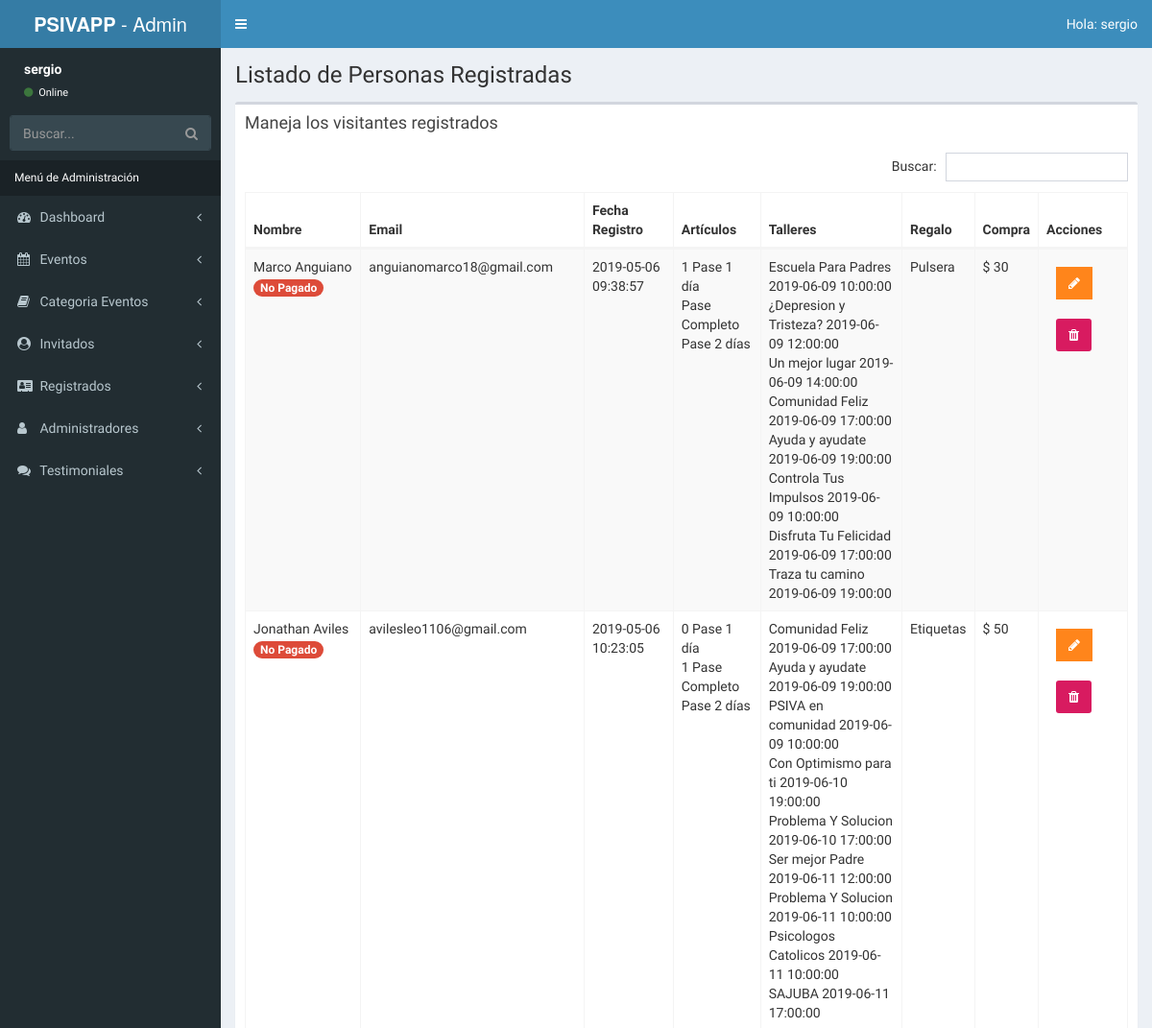
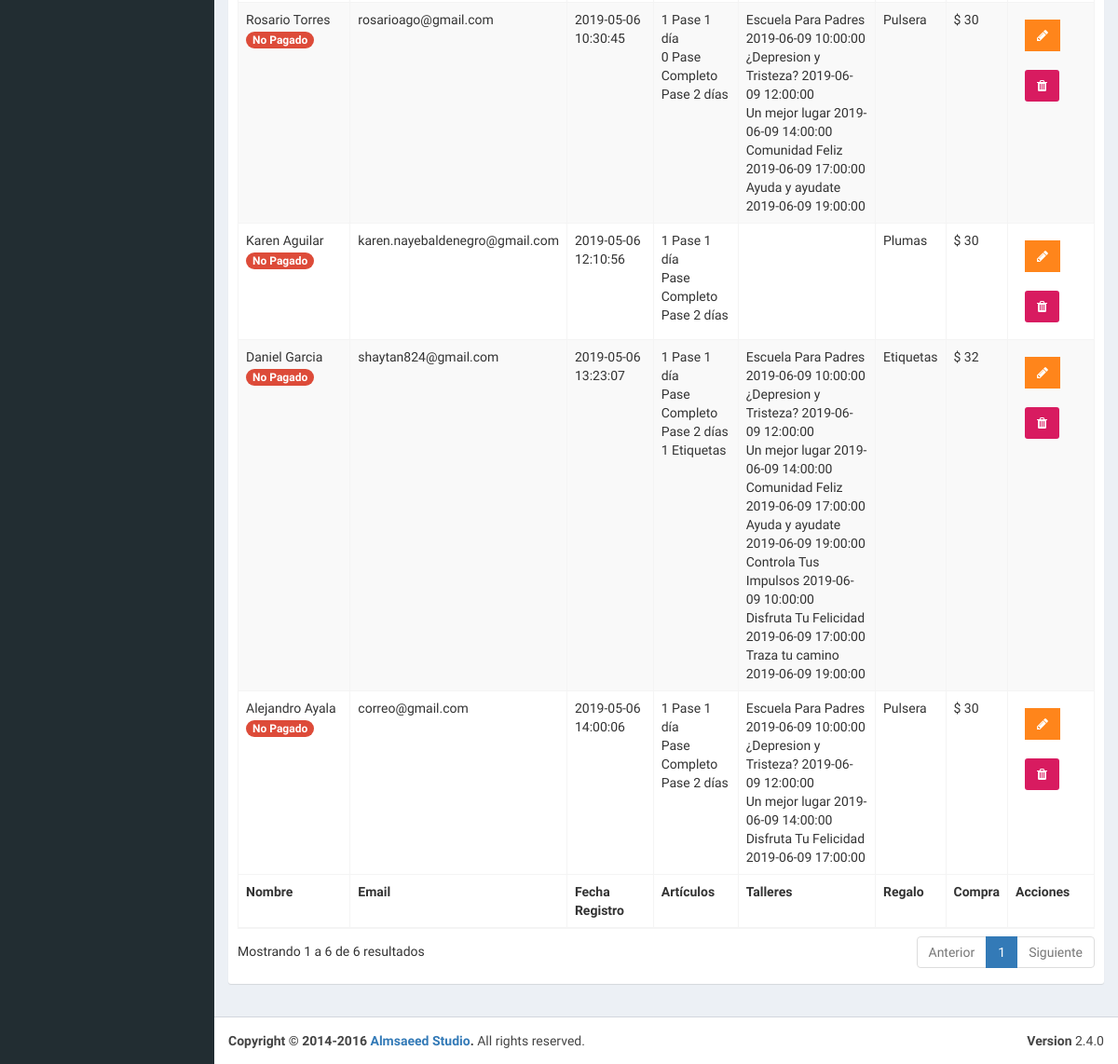
The app's page /admin/lista-registrados.php (signed in) with its own data (2 pictures, top to bottom).
### tables this page shows
CREATE TABLE `registrados` (
  `ID_Registrado` bigint(20) unsigned NOT NULL AUTO_INCREMENT,
  `nombre_registrado` varchar(50) NOT NULL,
  `apellido_registrado` varchar(50) NOT NULL,
  `email_registrado` varchar(100) NOT NULL,
  `fecha_registro` datetime NOT NULL,
  `pases_articulos` longtext NOT NULL,
  `talleres_registrados` longtext NOT NULL,
  `regalo` int(11) NOT NULL,
  `total_pagado` varchar(50) NOT NULL,
  `pagado` int(11) NOT NULL,
  PRIMARY KEY (`ID_Registrado`),
  KEY `regalo` (`regalo`),
  CONSTRAINT `registrados_ibfk_1` FOREIGN KEY (`regalo`) REFERENCES `regalos` (`ID_regalo`)
);

CREATE TABLE `eventos` (
  `evento_id` tinyint(10) NOT NULL AUTO_INCREMENT,
  `nombre_evento` varchar(60) NOT NULL,
  `fecha_evento` date NOT NULL,
  `hora_evento` time NOT NULL,
  `id_cat_evento` tinyint(10) NOT NULL,
  `id_inv` tinyint(4) NOT NULL,
  `clave` varchar(10) NOT NULL,
  `editado` timestamp NOT NULL DEFAULT CURRENT_TIMESTAMP ON UPDATE CURRENT_TIMESTAMP,
  PRIMARY KEY (`evento_id`),
  KEY `id_cat_evento` (`id_cat_evento`),
  KEY `id_inv` (`id_inv`),
  CONSTRAINT `eventos_ibfk_1` FOREIGN KEY (`id_cat_evento`) REFERENCES `categoria_evento` (`id_categoria`),
  CONSTRAINT `eventos_ibfk_2` FOREIGN KEY (`id_inv`) REFERENCES `invitados` (`invitado_id`)
);

CREATE TABLE `regalos` (
  `ID_regalo` int(11) NOT NULL AUTO_INCREMENT,
  `nombre_regalo` varchar(50) NOT NULL,
  PRIMARY KEY (`ID_regalo`)
);

### admin/lista-registrados.php (the view, shortened to what this page needs)
<?php
        include_once 'funciones/funciones.php';
        include_once 'templates/header.php';
        include_once 'templates/barra.php';
        include_once 'templates/navegacion.php';
?>
  <div class="content-wrapper">
    <section class="content-header">
          <h1>
            Listado de Personas Registradas
          </h1>
    </section>
    <section class="content">
      <div class="row">
        <div class="col-xs-12">
          <div class="box">
            <div class="box-header">
              <h3 class="box-title">Maneja los visitantes registrados</h3>
            </div>
            <div class="box-body">
              <table id="registros" class="table table-bordered table-striped">
                <thead>
                <tr>
                  <th>Nombre</th>
                  <th>Email</th>
                  <th>Fecha Registro</th>
                  <th>Artículos</th>
                  <th>Talleres</th>
                  <th>Regalo</th>
                  <th>Compra</th>
                  <th>Acciones</th>
                </tr>
                </thead>
                <tbody>
                        <?php
                            try {
                                $sql = "SELECT registrados.*, regalos.nombre_regalo FROM registrados ";
                                $sql .= " JOIN regalos ";
                                $sql .= " ON registrados.regalo = regalos.ID_regalo ";
                                $resultado = $conn->query($sql);
                            } catch (Exception $e) {
                                $error = $e->getMessage();
                                echo $error;
                            }
                            while($registrado = $resultado->fetch_assoc() ) { ?>
                                <tr>
                                    <td>
                                        <?php echo $registrado['nombre_registrado'] . " " . $registrado['apellido_registrado'];
                                             $pagado = $registrado['pagado'];
                                             if($pagado) {
                                                  echo '<span class="badge bg-green">Pagado</span>';
                                             } else {
                                                 echo '<span class="badge bg-red">No Pagado</span>';
                                             }
                                        ?>
                                    </td>
                                    <td><?php echo $registrado['email_registrado']; ?></td>
                                    <td><?php echo $registrado['fecha_registro']; ?></td>
                                    <td>
                                        <?php
                                            $articulos = json_decode($registrado['pases_articulos'], true);
                                            $arreglo_articulos = array(
                                                'un_dia' => 'Pase 1 día',
                                                'pase_2dias' => 'Pase 2 días',
                                                'pase_completo' => 'Pase Completo',
                                                'camisas' => 'Camisas',
                                                'etiquetas' => 'Etiquetas'
                                            );
                                            foreach($articulos as $llave => $articulo) {
                                                if(array_key_exists('cantidad', $articulo)) {
                                                    echo  $articulo['cantidad'] . " " . $arreglo_articulos[$llave]. "<br>";
                                                } else {
                                                    echo  $articulo . " " . $arreglo_articulos[$llave]. "<br>";
                                                }
                                            }
                                        ?>
                                    </td>
                                    <td>
                                        <?php   $eventos_resultado =  $registrado['talleres_registrados'];
                                                $talleres = json_decode($eventos_resultado, true);
                                                $talleres = implode("', '", $talleres['eventos']);
                                                $sql_talleres = "SELECT nombre_evento, fecha_evento, hora_evento FROM eventos WHERE clave IN  ('$talleres') OR evento_id IN ('$talleres') ";
                                                $resultado_talleres = $conn->query($sql_talleres);
                                                while($eventos = $resultado_talleres->fetch_assoc()) {
                                                    echo $eventos['nombre_evento'] . " " . $eventos['fecha_evento'] . " " . $eventos['hora_evento'] . "<br>";
                                                }
                                        ?>
                                    </td>
                                    <td><?php echo $registrado['nombre_regalo']; ?></td>
                                    <td>$ <?php echo (float) $registrado['total_pagado']; ?></td>
                                    <td>
                                        <a href="editar-registro.php?id=<?php echo $registrado['ID_Registrado']; ?>" class="btn bg-orange btn-flat margin">
                                            <i class="fa fa-pencil"></i>
                                        </a>
                                        <a href="#" data-id="<?php echo $registrado['ID_Registrado']; ?>" data-tipo="registrado" class="btn bg-maroon bnt-flat margin borrar_registro">
                                            <i class="fa fa-trash"></i>
                                        </a>
                                    </td>
                                </tr>
                            <?php }  ?>
                </tbody>
                <tfoot>
                <tr>
                    <th>Nombre</th>
                    <th>Email</th>
                    <th>Fecha Registro</th>
                    <th>Artículos</th>
                    <th>Talleres</th>
                    <th>Regalo</th>
                    <th>Compra</th>
                    <th>Acciones</th>
                </tr>
                </tfoot>
              </table>
            </div>
          </div>
        </div>
      </div>
    </section>
  </div>
  <?php
          include_once 'templates/footer.php';
  ?>

### records on screen
registrados: nombre_registrado "Marco", apellido_registrado "Anguiano", pagado "No Pagado", email_registrado "anguianomarco18@gmail.com", fecha_registro "2019-05-06 09:38:57", cantidad "1", llave "Pase 1 día", llave "Pase Completo", llave "Pase 2 días", regalo.nombre_regalo "Pulsera", total_pagado "30"
eventos: nombre_evento "Escuela Para Padres", fecha_evento "2019-06-09", hora_evento "10:00:00"
eventos: nombre_evento "¿Depresion y Tristeza?", fecha_evento "2019-06-09", hora_evento "12:00:00"
eventos: nombre_evento "Un mejor lugar", fecha_evento "2019-06-09", hora_evento "14:00:00"
eventos: nombre_evento "Comunidad Feliz", fecha_evento "2019-06-09", hora_evento "17:00:00"
eventos: nombre_evento "Ayuda y ayudate", fecha_evento "2019-06-09", hora_evento "19:00:00"
eventos: nombre_evento "Controla Tus Impulsos", fecha_evento "2019-06-09", hora_evento "10:00:00"
eventos: nombre_evento "Disfruta Tu Felicidad", fecha_evento "2019-06-09", hora_evento "17:00:00"
eventos: nombre_evento "Traza tu camino", fecha_evento "2019-06-09", hora_evento "19:00:00"
registrados: nombre_registrado "Jonathan", apellido_registrado "Aviles", pagado "No Pagado", email_registrado "avilesleo1106@gmail.com", fecha_registro "2019-05-06 10:23:05", cantidad "0", llave "Pase 1 día", cantidad "1", llave "Pase Completo", llave "Pase 2 días", regalo.nombre_regalo "Etiquetas", total_pagado "50"
eventos: nombre_evento "PSIVA en comunidad", fecha_evento "2019-06-09", hora_evento "10:00:00"
eventos: nombre_evento "Con Optimismo para ti", fecha_evento "2019-06-10", hora_evento "19:00:00"
eventos: nombre_evento "Problema Y Solucion", fecha_evento "2019-06-10", hora_evento "17:00:00"
eventos: nombre_evento "Ser mejor Padre", fecha_evento "2019-06-11", hora_evento "12:00:00"
eventos: nombre_evento "Problema Y Solucion", fecha_evento "2019-06-11", hora_evento "10:00:00"
eventos: nombre_evento "Psicologos Catolicos", fecha_evento "2019-06-11", hora_evento "10:00:00"
eventos: nombre_evento "SAJUBA", fecha_evento "2019-06-11", hora_evento "17:00:00"
registrados: nombre_registrado "Rosario", apellido_registrado "Torres", pagado "No Pagado", email_registrado "rosarioago@gmail.com", fecha_registro "2019-05-06 10:30:45", cantidad "1", llave "Pase 1 día", cantidad "0", llave "Pase Completo", llave "Pase 2 días", regalo.nombre_regalo "Pulsera", total_pagado "30"
registrados: nombre_registrado "Karen", apellido_registrado "Aguilar", pagado "No Pagado", email_registrado "karen.nayebaldenegro@gmail.com", fecha_registro "2019-05-06 12:10:56", cantidad "1", llave "Pase 1 día", llave "Pase Completo", llave "Pase 2 días", regalo.nombre_regalo "Plumas", total_pagado "30"
registrados: nombre_registrado "Daniel", apellido_registrado "Garcia", pagado "No Pagado", email_registrado "shaytan824@gmail.com", fecha_registro "2019-05-06 13:23:07", cantidad "1", llave "Pase 1 día", llave "Pase Completo", llave "Pase 2 días", pases_articulos "1", llave "Etiquetas", regalo.nombre_regalo "Etiquetas", total_pagado "32"
registrados: nombre_registrado "Alejandro", apellido_registrado "Ayala", pagado "No Pagado", email_registrado "correo@gmail.com", fecha_registro "2019-05-06 14:00:06", cantidad "1", llave "Pase 1 día", llave "Pase Completo", llave "Pase 2 días", regalo.nombre_regalo "Pulsera", total_pagado "30"

### other values on screen
$_SESSION['nombre'] "sergio"
